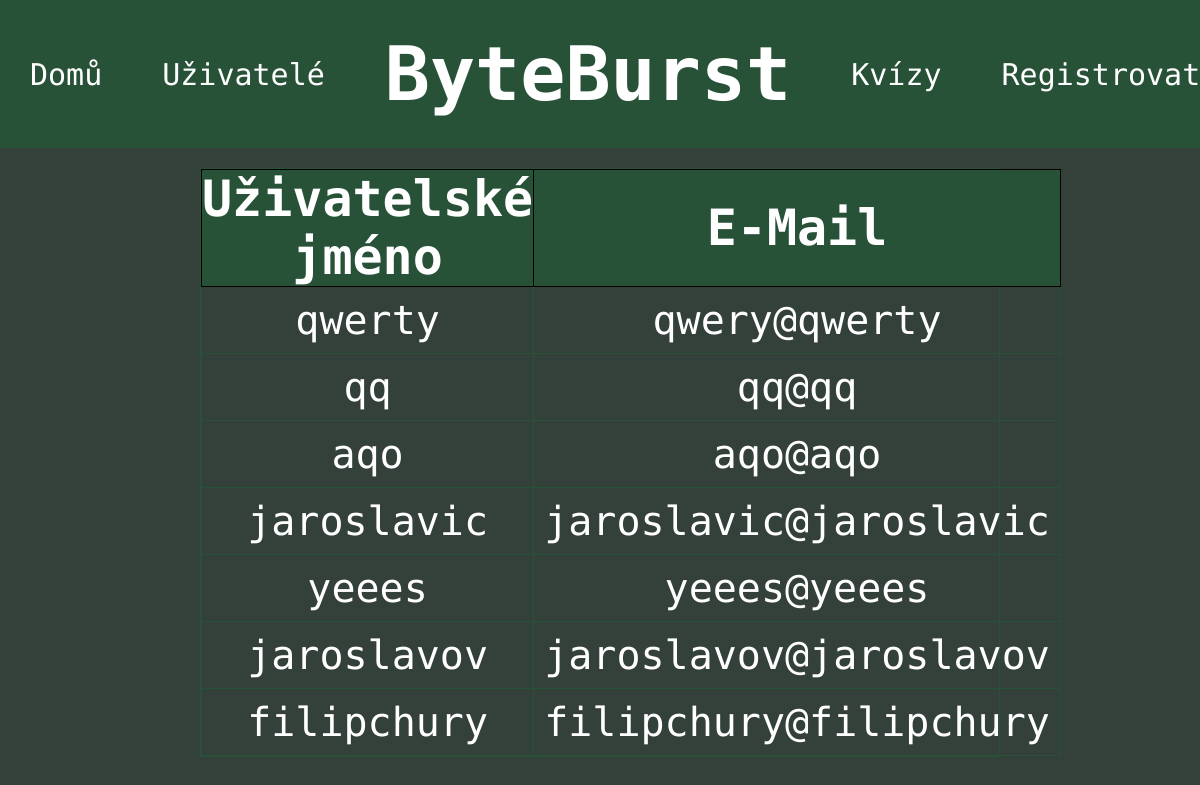
/users, run on an earlier commit of the app's database.
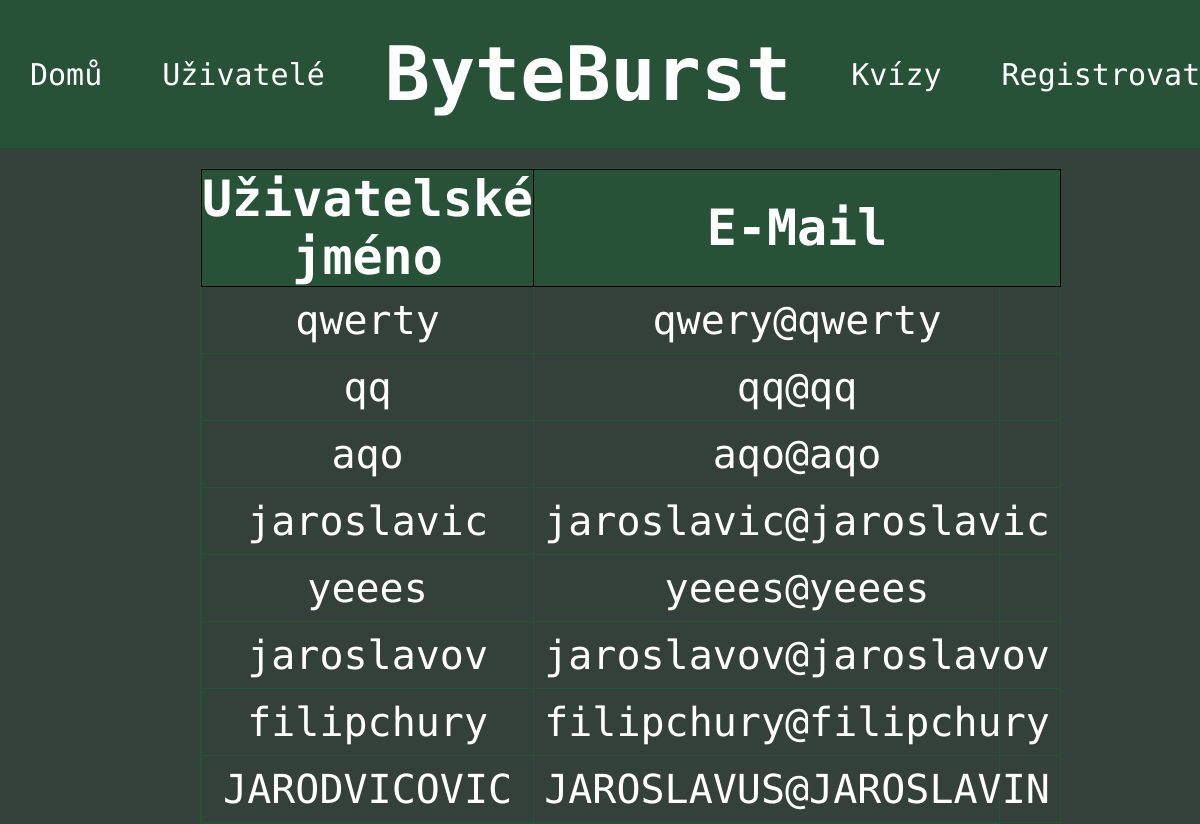
And on a later commit of the database.
### tables this page shows
CREATE TABLE "user" (
	"id"	INTEGER,
	"username"	TEXT UNIQUE,
	"email"	TEXT UNIQUE,
	"password"	TEXT,
	"bio"	TEXT,
	"quiz_correct"	INTEGER DEFAULT 0,
	"quiz_absolved"	INTEGER DEFAULT 0,
	"is_admin"	INTEGER DEFAULT 0,
	"is_active"	INTEGER NOT NULL DEFAULT 1,
	PRIMARY KEY("id" AUTOINCREMENT)
);

### app.py (the view)
@app.route("/users") # route pro zobrazení všech už. profilů
def users():
    cur, con=db_connect()
    cur.execute("SELECT id, username,email FROM user WHERE is_active=1") # vybrání id, už. jména a e-mailu z tabulky user pro záznamy, kde je is_active rovno 1, tedy uživatelův účet není deaktivoanány
    users=cur.fetchall() # spojení výsledku dotazu do proměnné users
    return render_template("pages/users.html", users=users) # přesměrování na stránku users.html s předaným parametrem users

### app.py (called while the page is built)
def db_connect():
    con = sqlite3.connect("database.db") # připojení do databáze uložené v adresáři jako database.db
    cur = con.cursor() # vytvoření cursor pro interakci s databází
    return cur, con

### templates/pages/users.html (shortened to what this page needs)
{% extends "layout/header.html" %}
{% block content %}
<table class="user-table" style="position: relative; width: 800px;">
    <tr>
        <th style="text-align: center; padding: 0;">Uživatelské jméno</th>
        <th>E-Mail</th>
    </tr>
    {% for user in users %}
    <tr>
        <td><a href="{{ url_for('user', user_id=user[0]) }}" style="text-decoration: none;">{{ user[1] }}</a></td>
        <td>{{ user[2] }}</td>
    </tr>
    {% endfor %}
</table>
{% endblock %}

### templates/layout/header.html (shortened to what this page needs)
<!DOCTYPE html>
<html lang="en">
<head>
    <link rel="stylesheet" href="{{ url_for('static', filename='css/style.css') }}">
</head>
<body>
<header>
    <ul>
            {% if active==1 %}
            <li><a class="active" href="{{url_for('index')}}">Domů</a></li>
            {% else %}
            <li><a href="{{url_for('index')}}">Domů</a></li>
            {% endif %}
            {% if active==2 %}
            <li><a class="active" href="{{url_for('users')}}">Uživatelé</a></li>
            {% else %}
            <li><a href="{{url_for('users')}}">Uživatelé</a></li>
            {% endif %}
            <li style="margin: 30px;"><h1>ByteBurst</h1></li>
            {% if active==3 %}
            <li><a class="active" href="{{url_for('kvizy')}}">Kvízy</a></li>
            {% else %}
            <li><a href="{{url_for('kvizy')}}">Kvízy</a></li>
            {% endif %}
            {% if active==4 and not session["username"] %}
            <li><a class="active" href="{{url_for('profile')}}">Registrovat</a></li>
            {% elif not session["username"] %}
            <li><a href="{{url_for('profile')}}">Registrovat</a></li>
            {% elif active!=4 %}
            <li><a href="{{url_for('profile')}}">{{ session["username"] }}</a></li>
            {% else %}
            <li class="active" style="float:right"><a href="{{url_for('profile')}}">{{ session["username"] }}</a></li>
            {% endif %}
      </ul>
</header>
    {% block content %}{% endblock %}
</body>
</html>

### static/css/style.css (style rules this page uses)
* { font-family: "Ubuntu Mono", monospace; color: white; }
:root { --background-green:#285238; --hover-green:#007C41; --active-green:#01D758; --page-background: #34403A; }
body { margin: 0; padding: 0; background-color: #34403A; }
header ul { list-style-type: none; margin: 0; padding: 0; overflow: hidden; background-color: var(--background-green); display: flex; justify-content: space-evenly; align-items: center; }
header li a, button { display: block; text-align: center; padding: 30px; margin: 0; text-decoration: none; font-size:30px; transition: 0.3s; background-color: none; }
h1 { font-size: 75px; display: inline-block; text-align: center; margin: auto; position: relative; }
.user-table { width: 80%; border: solid var(--background-green) 1px; border-collapse: collapse; margin: auto; display: block; margin-top: 20px; }
.user-table th { font-size: 50px; padding: 10px; text-align: center; border: solid black 1px; }
.user-table td { font-size: 40px; border: solid var(--background-green) 1px; }
.user-table tr:first-child { background-color: var(--background-green); }
.profile-links tr, td { text-align: center; padding: 10px; }

What changed in the data, as far as the page shows it:
added user: username "JARODVICOVIC", email "JAROSLAVUS@JAROSLAVIN"
